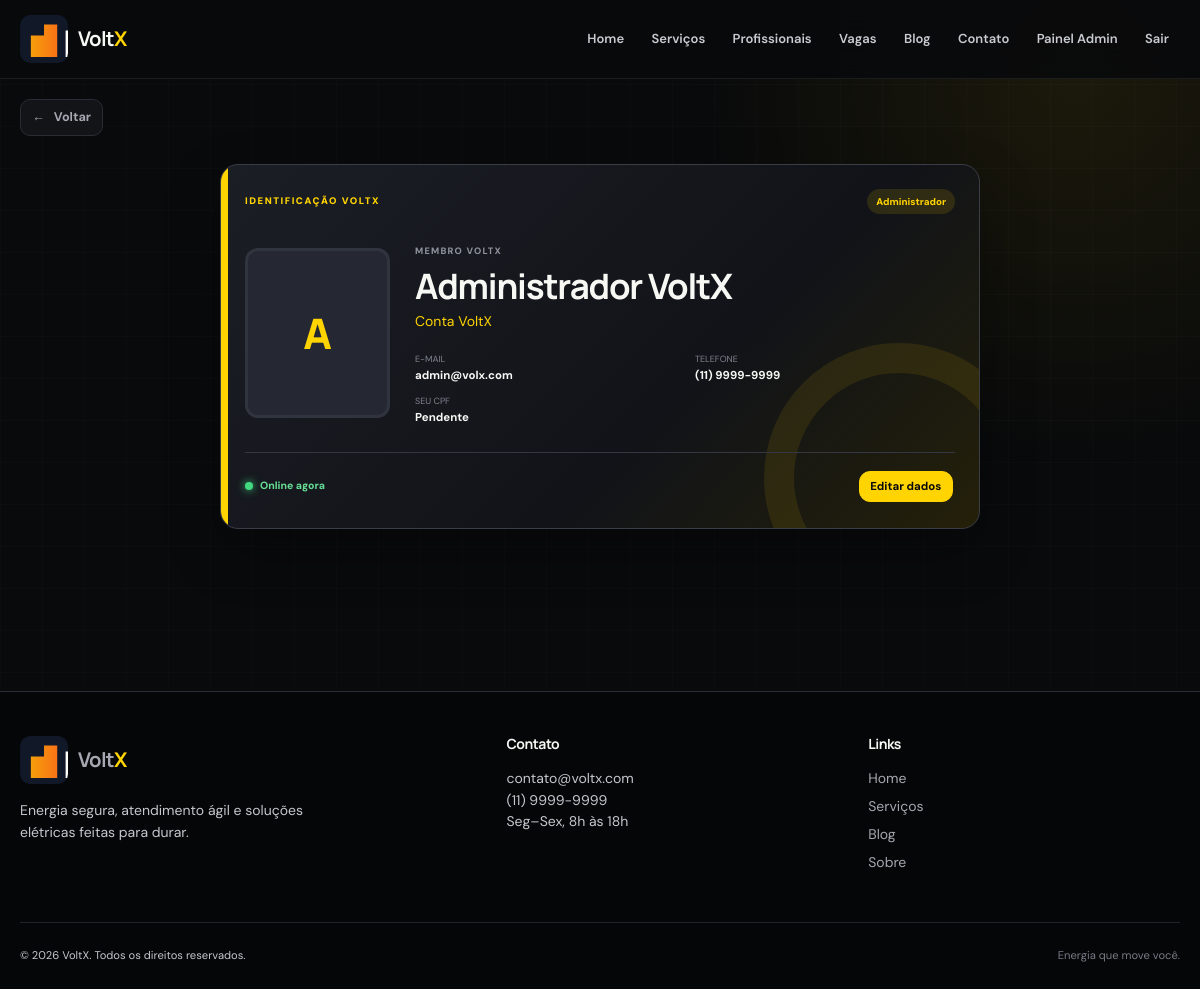
/dashboard/perfil.php (signed in), run on the app's committed database.
### tables this page shows
CREATE TABLE usuarios (
    id INT AUTO_INCREMENT PRIMARY KEY,
    nome VARCHAR(255) NOT NULL,
    email VARCHAR(255) UNIQUE NOT NULL,
    senha VARCHAR(255) NOT NULL,
    telefone VARCHAR(20),
    cpf CHAR(11),
    foto_perfil VARCHAR(1000),
    tipo ENUM('cliente', 'profissional', 'empresa', 'admin') DEFAULT 'cliente',
    ultima_atividade DATETIME,
    ultimo_logout DATETIME,
    criado_em TIMESTAMP DEFAULT CURRENT_TIMESTAMP,
    atualizado_em TIMESTAMP DEFAULT CURRENT_TIMESTAMP ON UPDATE CURRENT_TIMESTAMP
);

### includes/auth.php (called while the page is built, shortened)
<?php
function usuario_eh_admin() {
    return isset($_SESSION['tipo_usuario']) && $_SESSION['tipo_usuario'] === 'admin';
}
?>

### includes/functions.php (called while the page is built, shortened)
<?php
require_once __DIR__ . '/../config/database.php';
function sanitizar($dados) {
    return htmlspecialchars((string)($dados ?? ''), ENT_QUOTES, 'UTF-8');
}
function normalizar_telefone_br($telefone) {
    $digitos = preg_replace('/\D/', '', (string)$telefone);
    return substr($digitos, 0, 11);
}
function formatar_telefone_formulario($telefone) {
    $n = normalizar_telefone_br($telefone);
    if (strlen($n) === 10) return sprintf('(%s) %s-%s', substr($n,0,2), substr($n,2,4), substr($n,6));
    return $n;
}
function pegar_usuario($id) {
    global $mysqli;
    $sql = 'SELECT id, nome, email, telefone, cpf, foto_perfil, tipo, ultima_atividade, ultimo_logout FROM usuarios WHERE id = ?';
    $stmt = $mysqli->prepare($sql);
    $stmt->bind_param('i', $id);
    $stmt->execute();
    $result = $stmt->get_result();
    return $result->fetch_assoc();
}
function configuracoes_site() {
    static $configuracoes = null;
    global $mysqli;
    if ($configuracoes !== null) return $configuracoes;
    $configuracoes = [];
    $resultado = $mysqli->query('SELECT chave, valor FROM configuracoes_site');
    if ($resultado) {
        foreach ($resultado->fetch_all(MYSQLI_ASSOC) as $item) $configuracoes[$item['chave']] = $item['valor'];
    }
    return $configuracoes;
}
function config_site($chave, $padrao = '') {
    $configuracoes = configuracoes_site();
    return $configuracoes[$chave] ?? $padrao;
}
?>

### dashboard/perfil.php (the view, shortened to what this page needs)
<?php
$titulo_pagina='Meu Perfil';$estilos_pagina=['/assets/css/profile-card.css?v=1'];
require_once __DIR__.'/../includes/auth.php';require_once __DIR__.'/../includes/functions.php';verificarAutenticacao();
$usuario=pegar_usuario($_SESSION['usuario_id']);$erro=null;
$usuario=pegar_usuario($_SESSION['usuario_id']);$tipo_rotulos=['cliente'=>'Cliente','profissional'=>'Profissional','empresa'=>'Empresa','admin'=>'Administrador'];$tipo_rotulo=$tipo_rotulos[$usuario['tipo']]??'Usuário';$complemento='Conta VoltX';
require_once __DIR__.'/../includes/header.php';
?>
<div class="container profile-account-page"><?php if($erro): ?><div class="alerta alerta-erro"><?php echo sanitizar($erro); ?></div><?php endif; ?><?php exibir_mensagens(); ?>
<section class="identity-card" aria-label="Crachá do perfil"><div class="badge-stripe"></div><div class="badge-top"><span>IDENTIFICAÇÃO VOLTX</span><span class="account-chip"><?php echo sanitizar($tipo_rotulo); ?></span></div><div class="badge-content"><div class="badge-photo"><?php if($usuario['foto_perfil']): ?><img src="<?php echo sanitizar($usuario['foto_perfil']); ?>" alt="Foto de <?php echo sanitizar($usuario['nome']); ?>"><?php else: ?><span><?php echo sanitizar(mb_strtoupper(mb_substr($usuario['nome'],0,1))); ?></span><?php endif; ?></div><div class="badge-identity"><small>MEMBRO VOLTX</small><h1><?php echo sanitizar($usuario['nome']); ?></h1><p><?php echo sanitizar($complemento); ?></p><div class="badge-data"><div><span>E-mail</span><strong><?php echo sanitizar($usuario['email']); ?></strong></div><div><span>Telefone</span><strong><?php echo sanitizar(formatar_telefone_formulario($usuario['telefone'])); ?></strong></div><div><span>Seu CPF</span><strong><?php echo sanitizar($usuario['cpf']?:'Pendente'); ?></strong></div></div></div></div><div class="badge-footer"><span class="presence-badge online"><i></i> Online agora</span><button class="btn-small" type="button" data-profile-edit>Editar dados</button></div></section>
</div>
<?php require_once __DIR__.'/../includes/footer.php'; ?>

### includes/header.php (shortened to what this page needs)
<?php
require_once __DIR__ . '/../includes/auth.php';
require_once __DIR__ . '/../includes/functions.php';
?>
<!DOCTYPE html>
<html lang="pt-BR">
<head>
        <link rel="stylesheet" href="/assets/css/style.css?v=3">
        <link rel="stylesheet" href="/assets/css/compact.css?v=1">
        <link rel="stylesheet" href="/assets/css/presence.css?v=1">
    <?php foreach (($estilos_pagina ?? []) as $estilo): ?>
        <link rel="stylesheet" href="<?php echo htmlspecialchars($estilo, ENT_QUOTES, 'UTF-8'); ?>">
    <?php endforeach; ?>
    <?php if (usuario_eh_admin()): ?>
        <link rel="stylesheet" href="/assets/css/admin.css?v=5">
    <?php elseif (usuario_autenticado()): ?>
        <link rel="stylesheet" href="/assets/css/dashboard.css">
    <?php endif; ?>
</head>
<body>
    <header>
        <div class="container">
            <a href="/" class="logo" aria-label="Voltar para a página inicial">
                <img src="/assets/img/logo.svg" alt="VoltX">
                <h1>Volt<span>X</span></h1>
            </a>
            <nav aria-label="Navegação principal">
                <ul>
                    <li><a href="/">Home</a></li>
                    <li><a href="/servicos.php">Serviços</a></li>
                    <li><a href="/profissionais.php">Profissionais</a></li>
                    <li><a href="/vagas.php">Vagas</a></li>
                    <li><a href="/blog/">Blog</a></li>
                    <li><a href="/contato.php">Contato</a></li>
                    <?php if (usuario_eh_admin()): ?>
                        <li><a href="/admin/">Painel Admin</a></li>
                        <li><a href="/logout.php">Sair</a></li>
                    <?php elseif (usuario_autenticado()): ?>
                        <li><a href="/chat.php">Mensagens</a></li>
                        <li><a href="<?php echo ($_SESSION['tipo_usuario'] ?? '') === 'empresa' ? '/empresa/painel.php' : '/dashboard/'; ?>">Minha Conta</a></li>
                        <li><a href="/logout.php">Sair</a></li>
                    <?php else: ?>
                        <li><a href="/login.php">Entrar</a></li>
                        <li><a href="/cadastro.php" class="nav-cta">Criar conta</a></li>
                    <?php endif; ?>
                </ul>
            </nav>
        </div>
    </header>
    <main>
    <?php
    $caminho_atual = parse_url($_SERVER['REQUEST_URI'] ?? '/', PHP_URL_PATH);
    if ($caminho_atual !== '/' && $caminho_atual !== '/index.php'):
        if (str_starts_with($caminho_atual, '/admin/') && !in_array($caminho_atual, ['/admin/', '/admin/index.php'], true)) {
            $destino_voltar = '/admin/';
        } elseif (str_starts_with($caminho_atual, '/dashboard/') && !in_array($caminho_atual, ['/dashboard/', '/dashboard/index.php'], true)) {
            $destino_voltar = '/dashboard/';
        } else {
            $destino_voltar = '/';
        }
    ?>
        <div class="container back-bar"><a href="<?php echo $destino_voltar; ?>" class="back-button" data-back-fallback="<?php echo $destino_voltar; ?>">← <span>Voltar</span></a></div>
    <?php endif; ?>

### includes/footer.php (shortened to what this page needs)
    </main>
    <footer>
        <div class="container">
            <div class="footer-content">
                <div class="footer-section footer-brand">
                    <a href="/" class="logo"><img src="/assets/img/logo.svg" alt="VoltX"><h1>Volt<span>X</span></h1></a>
                    <p>Energia segura, atendimento ágil e soluções elétricas feitas para durar.</p>
                </div>
                <div class="footer-section">
                    <h3>Contato</h3>
                    <p><?php echo sanitizar(config_site('email_contato', 'contato@voltx.com')); ?><br><?php echo sanitizar(config_site('telefone_contato', '(11) 9999-9999')); ?><br><?php echo sanitizar(config_site('horario_atendimento', 'Seg–Sex, 8h às 18h')); ?></p>
                </div>
                <div class="footer-section">
                    <h3>Links</h3>
                    <ul>
                        <li><a href="/">Home</a></li>
                        <li><a href="/servicos.php">Serviços</a></li>
                        <li><a href="/blog/">Blog</a></li>
                        <li><a href="/sobre.php">Sobre</a></li>
                    </ul>
                </div>
            </div>
            <div class="footer-bottom">
                <p>&copy; <?php echo date('Y'); ?> VoltX. Todos os direitos reservados.</p>
                <span>Energia que move você.</span>
            </div>
        </div>
    </footer>
</body>
</html>

### assets/css/style.css (style rules this page uses)
* { margin:0;padding:0;box-sizing:border-box }
:root { --yellow:#ffd400;--yellow-2:#ffea70;--ink:#090a0c;--surface:#17191f;--muted:#a5a8b1;--line:#292c34;--white:#f7f7f4;--danger:#ff5b67;--success:#51d88a;--radius:18px;--shadow:0 18px 50px rgba(0,0,0,.35) }
html { scroll-behavior:smooth }
body { font-family:'DM Sans',sans-serif;line-height:1.65;color:var(--white);background:var(--ink);min-height:100vh }
body::before { content:"";position:fixed;inset:0;z-index:-1;pointer-events:none;background:radial-gradient(circle at 90% 8%,rgba(255,212,0,.08),transparent 28%),linear-gradient(rgba(255,255,255,.015) 1px,transparent 1px),linear-gradient(90deg,rgba(255,255,255,.015) 1px,transparent 1px);background-size:auto,42px 42px,42px 42px }
a { color:var(--yellow);text-underline-offset:4px }
.container { width:min(1180px,calc(100% - 40px));margin-inline:auto }
h1,h2,h3 { font-family:'Manrope',sans-serif;line-height:1.15;letter-spacing:-.035em }
h1 { font-size:clamp(2.1rem,5vw,3.6rem);margin-bottom:1.25rem }
h3 { font-size:1.18rem }
p { color:#c5c7ce }
header { position:sticky;top:0;z-index:50;background:rgba(9,10,12,.88);border-bottom:1px solid rgba(255,255,255,.08);backdrop-filter:blur(18px) }
header .container { min-height:78px;display:flex;justify-content:space-between;align-items:center;gap:24px }
.logo { display:flex;align-items:center;text-decoration:none;color:var(--white);gap:10px }
.logo img { width:48px;height:48px;object-fit:cover;object-position:left;border-radius:10px }
.logo h1 { font-size:1.45rem;margin:0 }
.logo h1 span { color:var(--yellow) }
nav ul { list-style:none;display:flex;align-items:center;gap:5px }
nav a { display:block;color:#c9cbd1;text-decoration:none;padding:.65rem .8rem;border-radius:9px;font-size:.93rem;font-weight:600;transition:.2s }
main { min-height:70vh;padding:64px 0 }
.back-bar { margin-top:-28px;margin-bottom:28px }
.back-button { display:inline-flex;align-items:center;gap:9px;color:var(--muted);text-decoration:none;font-weight:700;font-size:.9rem;padding:.55rem .8rem;border:1px solid var(--line);border-radius:10px;background:rgba(23,25,31,.7);transition:.2s }
.btn,.btn-small { display:inline-flex;align-items:center;justify-content:center;gap:9px;padding:.85rem 1.35rem;background:var(--yellow);color:var(--ink);text-decoration:none;border:1px solid var(--yellow);border-radius:11px;cursor:pointer;font:700 .94rem 'DM Sans';transition:.2s }
.btn-small { padding:.48rem .75rem;font-size:.82rem;margin:.15rem }
footer { background:#050607;border-top:1px solid var(--line);padding:60px 0 25px;margin-top:70px }
.footer-content { display:grid;grid-template-columns:1.4fr 1fr 1fr;gap:50px;margin-bottom:42px }
.footer-brand { max-width:330px }
.footer-brand .logo { margin-bottom:16px }
.footer-section h3 { margin-bottom:16px;font-size:1rem }
.footer-section ul { list-style:none }
.footer-section li { margin:.45rem 0 }
.footer-section a { color:var(--muted);text-decoration:none }
.footer-bottom { display:flex;justify-content:space-between;color:#777b85;font-size:.8rem;padding-top:24px;border-top:1px solid #202228 }

### assets/css/compact.css (style rules this page uses)
html { font-size:14px }
body { line-height:1.55 }
:root { --radius:14px;--shadow:0 14px 38px rgba(0,0,0,.32) }
h1 { font-size:clamp(2rem,4vw,3rem);margin-bottom:1rem }
h3 { font-size:1.08rem }
main { padding-top:48px;padding-bottom:48px }
footer { padding-top:44px;margin-top:52px }

### assets/css/presence.css (style rules this page uses)
.presence-badge { display:inline-flex;align-items:center;gap:6px;font-size:.72rem;font-weight:800 }
.presence-badge i { width:8px;height:8px;border-radius:50%;background:#e0525e;box-shadow:0 0 8px rgba(224,82,94,.55) }
.presence-badge.online { color:#66dc94 }
.presence-badge.online i { background:#42d980;box-shadow:0 0 8px #42d980 }

### data on the page
usuarios: tipo "Administrador", nome "A", nome "Administrador VoltX", email "admin@volx.com", telefone "(11) 9999-9999", cpf "Pendente"

### other printed values
sanitizar($complemento) "Conta VoltX"
sanitizar(config_site('email_contato', 'contato@voltx.com')) "contato@voltx.com"
sanitizar(config_site('telefone_contato', '(11) 9999-9999')) "(11) 9999-9999"
sanitizar(config_site('horario_atendimento', 'Seg–Sex, 8h às 18h')) "Seg–Sex, 8h às 18h"
